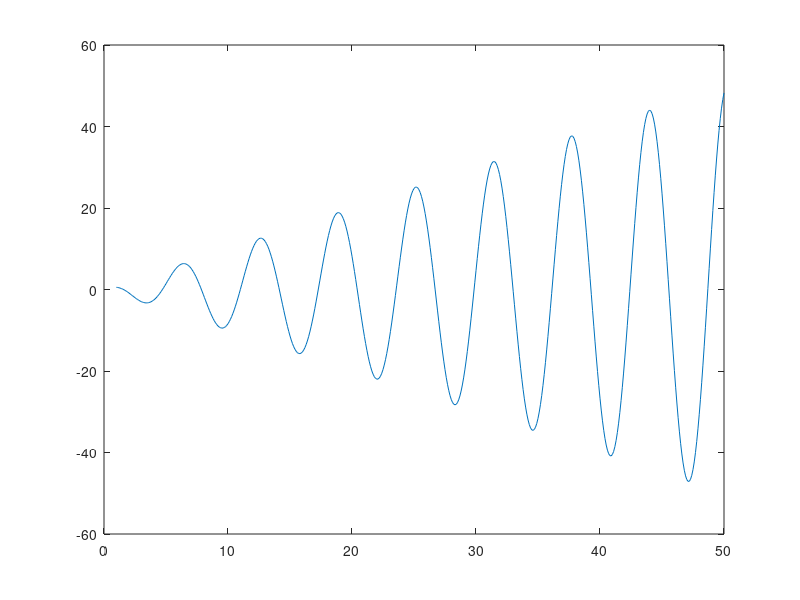

MATLAB code for this plot: (Note: this script raises an error after producing the figure.)
%// Prof. Ausberto S. Castro Vera
%// UENF-CCT-LCMAT-Ciencia da Computacao
%// Outubro 2021
%//
%// Para executar desde o editor SciNotes:   < Ctrl ><Shift>< E >
%//
%// ======> Assunto:  Programacao: GRAFICOS II ==================
clear; clc; clf();
%// ==========================> Code start <====================================
%--------//---------

%--------//---------

%--------//---------
%-----------------
%// ==========================>  Code end  <====================================
x = 1:0.1:50;  %//
y = x.*cos(x);
plot(x, y);

xtitle('y = xcos(x)');   %// titulo do grafico

%// propriedades da figura
f=gcf();
f.figure_name='UENF - Paradigmas Scilab - 2021  - Daniel Terra Gomes';

%// propriedades dos eixos
da=gca(); %//
da.title.font_size = 5;
da.title.font_foreground = 5;    %// 5=vermelho
da.title.text="Titulo do Grafico";
da.x_label.text="Tempo";
da.x_location='middle';
da.y_label.text="Valor de y  =  xcos(x)";
